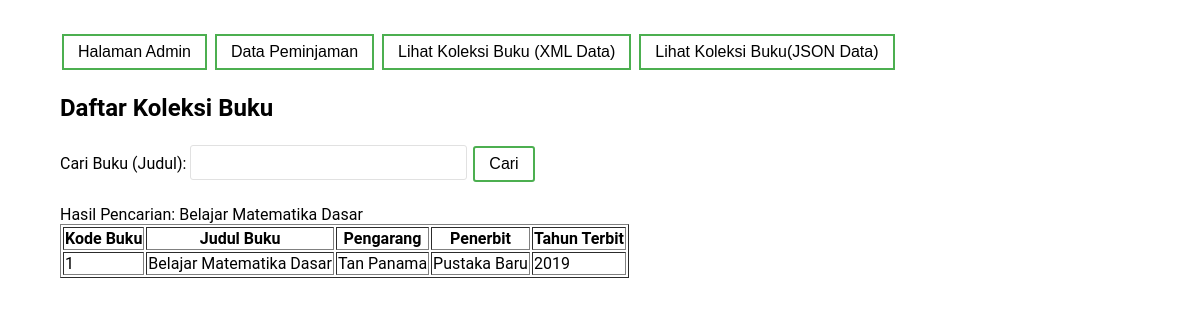
Screenshot of /tampil_buku.php?cari=Belajar Matematika Dasar (signed in) with the database file from the repository.
### tables this page shows
CREATE TABLE `buku` (
  `kodebk` int(50) NOT NULL,
  `judul` varchar(100) NOT NULL,
  `pengarang` varchar(100) NOT NULL,
  `penerbit` varchar(100) NOT NULL,
  `thnterbit` int(10) NOT NULL
);

### tampil_buku.php (the view, shortened to what this page needs)
<?php
include("koneksi.php");
?>
<!DOCTYPE html>
<html lang="en">
<head>
    <link rel="stylesheet" href="sugar.css">
</head>
<body>
    <div class="container">
        <a href="dashboard.php"><button class="button button1" type="submit">Halaman Admin</button></a>
        <a href="peminjaman.php"><button class="button button1" type="submit">Data Peminjaman</button></a>
        <a href="buku_xml.php"><button class="button button1" type="submit">Lihat Koleksi Buku (XML Data)</button></a>
        <a href="buku_json.php"><button class="button button1" type="submit">Lihat Koleksi Buku(JSON Data)</button></a>
        <h2>Daftar Koleksi Buku</h2>
        <form action="" method="get">
            <label for="">Cari Buku (Judul): </label>
            <input type="text" name="cari" id="cari">
            <input class="button button1" type="submit" value="Cari">
        </form>
        <br>
        <?php
    if (isset($_GET['cari'])) {
    $cari = $_GET['cari'];
    echo "Hasil Pencarian: ".$cari;
    }
    ?>
        <table border="1">
            <tr>
                <th>Kode Buku</th>
                <th>Judul Buku</th>
                <th>Pengarang</th>
                <th>Penerbit</th>
                <th>Tahun Terbit</th>
            </tr>
            <?php
    if (isset($_GET['cari'])) {
        $cari = $_GET['cari'];
        $sql = "SELECT * FROM buku WHERE judul LIKE '%".$cari."%'";
        $tampil  = mysqli_query($connect, $sql);
    } else {
        $sql = "SELECT * FROM buku";
        $tampil = mysqli_query($connect, $sql);
    }
    $no = 1;
    while ($r = mysqli_fetch_array($tampil)) {
    ?>
            <tr>
                <td><?php echo $no++; ?></td>
                <td><?php echo $r['judul']; ?></td>
                <td><?php echo $r['pengarang']; ?></td>
                <td><?php echo $r['penerbit']; ?></td>
                <td><?php echo $r['thnterbit']; ?></td>
            </tr>
            <?php } ?>
        </table>
    </div>
</body>
</html>

### sugar.css (style rules this page uses)
body { font-family: "roboto"; }
.container { max-width: 1080px; margin: 20px auto; background: #fff; overflow: hidden; padding: 10px; }
input { padding: 5px; border: solid #e1e1e1 1px; border-radius: 3px; font-size: 15pt; }
.button { background-color: #4CAF50; border: none; color: white; padding: 7px 14px; text-align: center; text-decoration: none; display: inline-block; font-size: 16px; margin: 4px 2px; transition-duration: 0.4s; cursor: pointer; }
.button1 { background-color: white; color: black; border: 2px solid #4CAF50; }

### rows the page displays
buku: judul "Belajar Matematika Dasar", pengarang "Tan Panama", penerbit "Pustaka Baru", thnterbit "2019"

### other values shown
$cari "Belajar Matematika Dasar"
